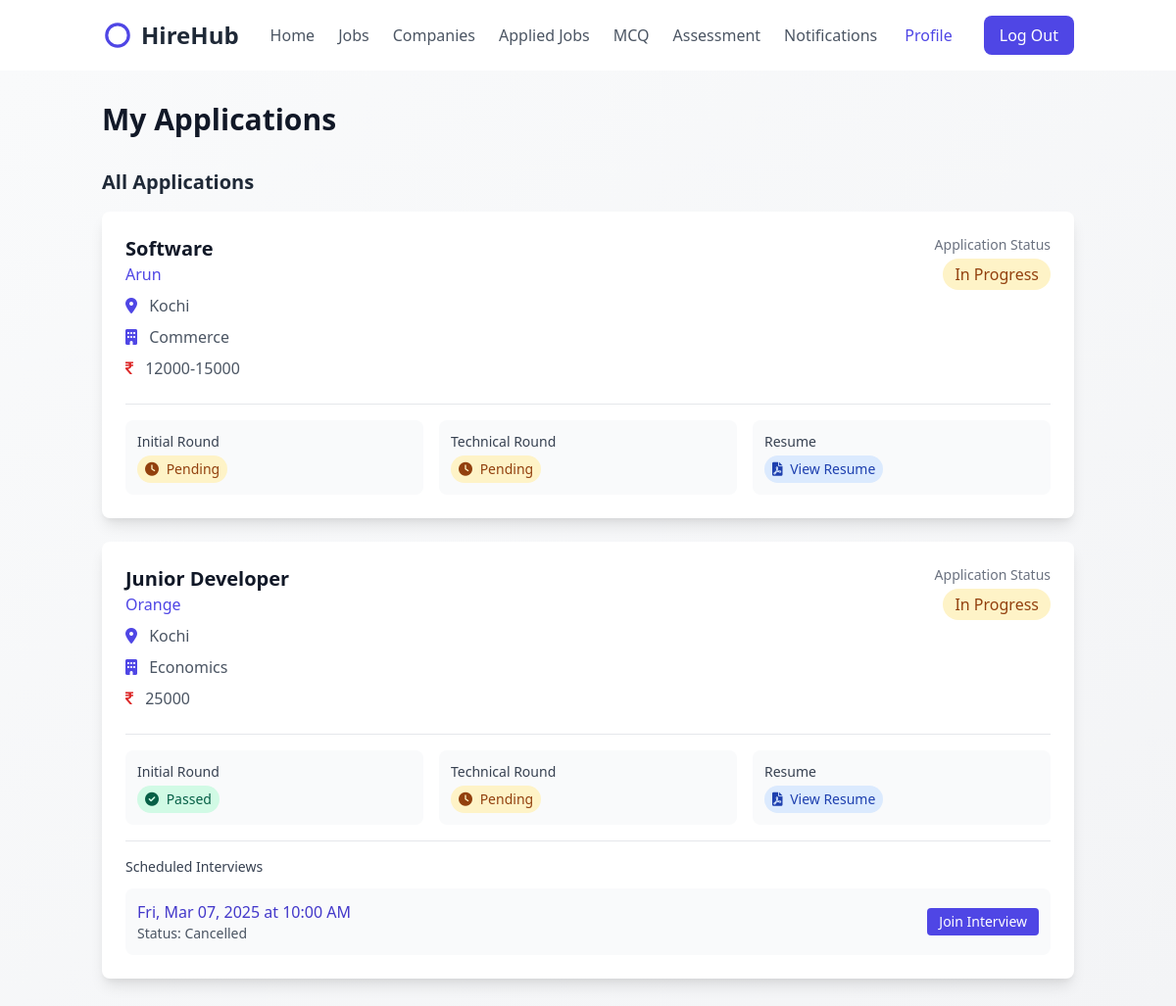
The app's page /applied-jobs/ (signed in) with its own data.
### college_admin/models.py (models this page shows, shortened)
class AppliedStudents(models.Model):
    student = models.ForeignKey(Student,on_delete=models.CASCADE,related_name='applied_st')
    jobpost = models.ForeignKey(JobPosts,on_delete=models.CASCADE,related_name='job_stuu')
    cv = models.FileField(upload_to="media/cv",null=True)
    options = (
        ("Pass","Pass"),
        ("Fail","Fail"),
        ("Pending","Pending")
    )
    intial_round1 = models.CharField(max_length=100,choices=options, default="Pending")
    tech_round2 = models.CharField(max_length=100,choices=options, default="Pending")
    is_passed =  models.BooleanField(default=False)
    created_at=models.DateTimeField(auto_now_add=True,null=True)

class JobPosts(models.Model):
    company =  models.ForeignKey(Company,on_delete=models.CASCADE,related_name="company_jobs",null=True)
    skills = models.CharField(max_length=100)
    designation = models.CharField(max_length=100)
    vacancy = models.IntegerField()
    location = models.CharField(max_length=100)
    department = models.ForeignKey('Department', on_delete=models.CASCADE)
    salary = models.CharField(max_length=300,null=True)
    opening_date = models.DateField(auto_now_add=True)
    closing_date = models.DateField(null=True, blank=True)  # Make closing date optional if needed
    created_at = models.DateTimeField(auto_now_add=True,null=True)

class CustomUser(AbstractBaseUser,PermissionsMixin):
    name=models.CharField(max_length=200)
    email=models.EmailField(unique=True)
    is_active=models.BooleanField(default=True)
    is_staff=models.BooleanField(default=False)
    is_superuser=models.BooleanField(default=False)
    is_company=models.BooleanField(default=False)
    objects = CustomUserManager()
    USERNAME_FIELD = 'email'
    REQUIRED_FIELDS = ['']

class Department(models.Model):
    name = models.CharField(max_length=100)
    hod_name = models.CharField(max_length=100,null=True)
    created_at = models.DateTimeField(auto_now_add=True)

class TechInterview(models.Model):
    applied = models.ForeignKey(AppliedStudents,on_delete=models.CASCADE,related_name='tech_applied')
    link  = models.URLField(null=True)
    start_time = models.DateTimeField(null=True)
    status = models.CharField(max_length=200,null=True)

### students/views.py (the view)
# urls.py: path('applied-jobs/',AppliedJobsView.as_view(),name='applied-jobs'),
class AppliedJobsView(LoginRequiredMixin, ListView):
    model = AppliedStudents
    template_name = 'applied-jobs.html'
    context_object_name = 'applications'
    def get_queryset(self):
        student = Student.objects.get(id=self.request.user.id)
        return AppliedStudents.objects.filter(student=student).order_by('-created_at')

### students/templates/applied-jobs.html (shortened to what this page needs)
{% extends "student_home.html" %}
{% load static %}
{% block user %}
<section class="bg-gradient-to-br from-gray-50 to-gray-100 min-h-screen">
    <div class="container mx-auto px-4 py-8">
        <h1 class="text-3xl font-bold text-gray-900 mb-8">My Applications</h1>
    {% if applications %}
        <h2 class="text-xl font-semibold text-gray-800 mb-4">All Applications</h2>
        <div class="space-y-6">
            {% for application in applications %}
            <div class="bg-white rounded-lg shadow-lg p-6 hover:shadow-xl transition">
                <div class="flex justify-between items-start">
                    <div>
                        <h2 class="text-xl font-bold text-gray-900">{{ application.jobpost.designation }}</h2>
                        <p class="text-indigo-600 font-medium">{{ application.jobpost.company.name }}</p>
                        <div class="mt-2 space-y-2">
                            <p class="text-gray-600">
                                <i class="fas fa-map-marker-alt mr-2 text-indigo-600"></i>
                                {{ application.jobpost.location }}
                            </p>
                            <p class="text-gray-600">
                                <i class="fas fa-building mr-2 text-indigo-600"></i>
                                {{ application.jobpost.department.name }}
                            </p>
                            <p class="text-gray-600">
                                <i class="fa fa-rupee mr-2 text-red-600"></i>
                                {{ application.jobpost.salary }}
                            </p>
                        </div>
                    </div>
                    <div class="text-right">
                        <p class="text-sm text-gray-500">Application Status</p>
                        {% if application.is_passed %}
                            <span class="inline-block mt-1 px-3 py-1 bg-green-100 text-green-800 rounded-full font-medium">
                                Selected
                            </span>
                        {% else %}
                            <span class="inline-block mt-1 px-3 py-1 bg-yellow-100 text-yellow-800 rounded-full font-medium">
                                In Progress
                            </span>
                        {% endif %}
                    </div>
                </div>
                <div class="mt-6 border-t pt-4">
                    <div class="grid grid-cols-1 md:grid-cols-3 gap-4">
                        <div class="bg-gray-50 p-3 rounded-lg">
                            <p class="text-sm font-medium text-gray-700">Initial Round</p>
                            <div class="mt-1">
                                {% if application.intial_round1 == "Pass" %}
                                    <span class="inline-block px-2 py-1 bg-green-100 text-green-800 rounded-full text-sm">
                                        <i class="fas fa-check-circle mr-1"></i> Passed
                                    </span>
                                {% elif application.intial_round1 == "Fail" %}
                                    <span class="inline-block px-2 py-1 bg-red-100 text-red-800 rounded-full text-sm">
                                        <i class="fas fa-times-circle mr-1"></i> Failed
                                    </span>
                                {% else %}
                                    <span class="inline-block px-2 py-1 bg-yellow-100 text-yellow-800 rounded-full text-sm">
                                        <i class="fas fa-clock mr-1"></i> Pending
                                    </span>
                                {% endif %}
                            </div>
                        </div>
                        <div class="bg-gray-50 p-3 rounded-lg">
                            <p class="text-sm font-medium text-gray-700">Technical Round</p>
                            <div class="mt-1">
                                {% if application.tech_round2 == "Pass" %}
                                    <span class="inline-block px-2 py-1 bg-green-100 text-green-800 rounded-full text-sm">
                                        <i class="fas fa-check-circle mr-1"></i> Passed
                                    </span>
                                {% elif application.tech_round2 == "Fail" %}
                                    <span class="inline-block px-2 py-1 bg-red-100 text-red-800 rounded-full text-sm">
                                        <i class="fas fa-times-circle mr-1"></i> Failed
                                    </span>
                                {% else %}
                                    <span class="inline-block px-2 py-1 bg-yellow-100 text-yellow-800 rounded-full text-sm">
                                        <i class="fas fa-clock mr-1"></i> Pending
                                    </span>
                                {% endif %}
                            </div>
                        </div>
                        <div class="bg-gray-50 p-3 rounded-lg">
                            <p class="text-sm font-medium text-gray-700">Resume</p>
                            <div class="mt-1">
                                <a href="{{ application.cv.url }}" target="_blank" class="inline-block px-2 py-1 bg-blue-100 text-blue-800 rounded-full text-sm hover:bg-blue-200 transition">
                                    <i class="fas fa-file-pdf mr-1"></i> View Resume
                                </a>
                            </div>
                        </div>
                    </div>
                </div>
                {% with interviews=application.tech_applied.all %}
                {% if interviews %}
                <div class="mt-4 pt-4 border-t">
                    <h3 class="text-sm font-medium text-gray-700 mb-3">Scheduled Interviews</h3>
                    <div class="space-y-3">
                        {% for interview in interviews %}
                        <div class="bg-gray-50 p-3 rounded-lg flex justify-between items-center">
                            <div>
                                <div class="text-indigo-700 font-medium">{{ interview.start_time|date:"D, M d, Y" }} at {{ interview.start_time|time:"g:i A" }}</div>
                                <div class="text-sm text-gray-600">Status: {{ interview.status }}</div>
                            </div>
                            <a href="{{ interview.link }}" target="_blank" class="px-3 py-1 bg-indigo-600 text-white text-sm rounded hover:bg-indigo-700 transition">
                                Join Interview
                            </a>
                        </div>
                        {% endfor %}
                    </div>
                </div>
                {% endif %}
                {% endwith %}
            </div>
            {% endfor %}
        </div>
        {% endif %}
</div>
</section>
{% endblock %}

### records on screen
AppliedStudents: jobpost.designation "Software", jobpost.company.name "Arun", jobpost.location "Kochi", jobpost.department.name "Commerce", jobpost.salary "12000-15000", is_passed "In Progress", intial_round1 "Pending" (drawn), tech_round2 "Pending"
AppliedStudents: jobpost.designation "Junior Developer", jobpost.company.name "Orange", jobpost.location "Kochi", jobpost.department.name "Economics", jobpost.salary "25000", is_passed "In Progress", intial_round1 "Pass" (drawn), tech_round2 "Pending"
TechInterview: start_time "Fri, Mar 07, 2025", start_time "10:00 AM", status "Cancelled"
